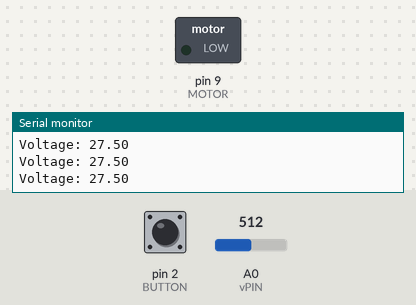
The sketch below on a simulated Arduino Uno, built with avr-gcc and run on an emulated ATmega328P. Shown: switched loads named in the sketch (green lamp = pin HIGH), the last lines printed to the serial monitor. Dashed ring = blinking. The test bench sets the inputs (shaded band); at power-on: pin 2 (BUTTON) LOW, A0 (vPIN) = 512.

Above: at 1.2 s.
1.3 s: pin 2 (BUTTON) pulled HIGH for 1 s
At 2.1 s:
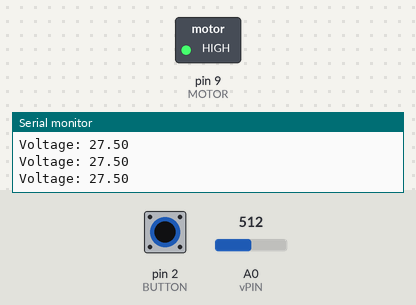
3.8 s: A0 (vPIN) set to 203
6.8 s: A0 (vPIN) set to 170
9.8 s: pin 2 (BUTTON) pulled HIGH for 0.15 s
At 11.3 s:
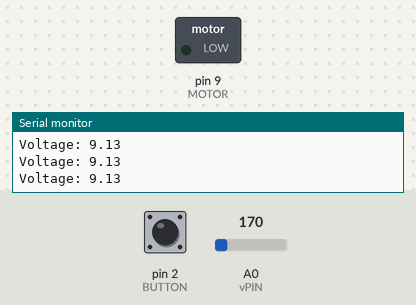
12.9 s: pin 2 (BUTTON) pulled HIGH for 3.2 s
At 13.5 s:
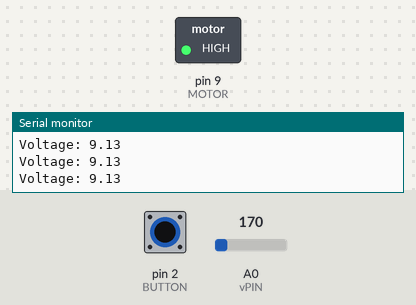
17.6 s: pin 2 (BUTTON) pulsed HIGH 5 times (0.12 s each, 0.3 s apart)
At 17.75 s:
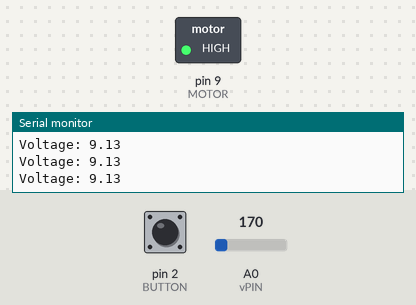
Timing chart, 0 to 20.6 s (numbered marks = the images above; inputs shaded):
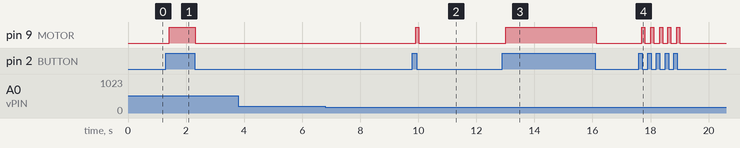

Measured:
- after the input at 1.3 s, pin 9 (MOTOR): LOW → HIGH after 0.11 s, → LOW 0.91 s later
- after the input at 9.8 s, pin 9 (MOTOR): LOW → HIGH after 0.11 s, → LOW 0.10 s later
- after the input at 12.9 s, pin 9 (MOTOR): LOW → HIGH after 0.11 s, → LOW 3.1 s later
- after the input at 17.6 s, pin 9 (MOTOR): alternates HIGH for 0.10 s and LOW for 0.20 s, 10 changes in all, then stays LOW, starting after 0.10 s

The sketch:

dc_motor_experiment.ino
```cpp
const int vPIN = A0;
const int BUTTON = 2;
const int MOTOR = 9;

float vOUT = 0.0;
float vIN = 0.0;

float R1 = 10000.0;       // Resistor 1 value in ohms (10000 ohms = 10Kohms)
float R2 = 1000.0;        // Resistor 2 value in ohms (1000 ohms  =  1Kohms)

bool can_spin = true;

void setup() {
  Serial.begin(9600);

  pinMode(BUTTON, INPUT);
  pinMode(MOTOR, OUTPUT);
}

void loop() {
  int button = digitalRead(BUTTON);

  // Wait 100ms to ignore initial spike in voltage
  if (button) {
    delay(100);
  }

  int analog_data = analogRead(vPIN);

  // Calculate voltage
  vOUT = (analog_data * 5.0) / 1024.0;
  vIN = vOUT / ( R2 / (R1 + R2) );
  Serial.print("Voltage: ");
  Serial.println(vIN);

  // Stop spinning if motor is drawing too much voltage
  if (vIN < 8.5) {
    can_spin = false;
  }

  if (button && can_spin) {
    digitalWrite(MOTOR, HIGH);
  } else {
    digitalWrite(MOTOR, LOW);
  }

}
```
